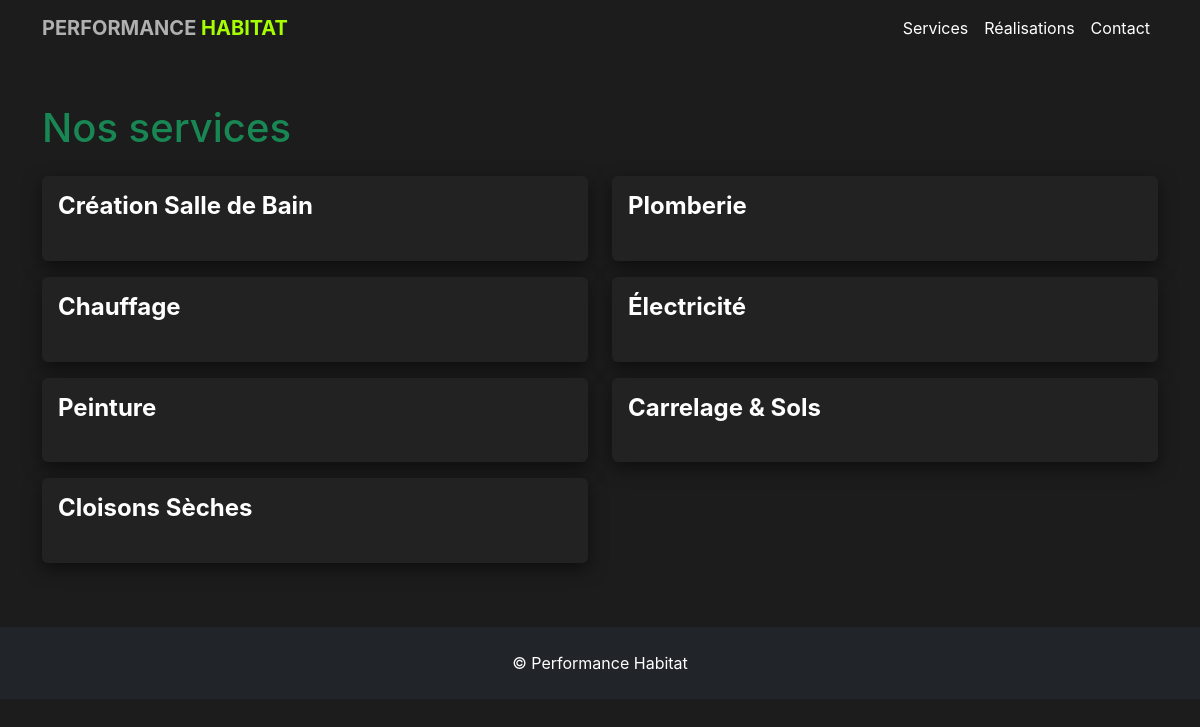
Page /services/ on the committed database.
### main/models.py (models this page shows, shortened)
class Service(models.Model):
    titre = models.CharField(max_length=200)
    slug = models.SlugField(unique=True)
    image = models.ImageField(upload_to='services/', blank=True, null=True, default='services/default.jpg')

### main/views.py (the view)
# urls.py: path('services/', views.services_list, name='services'),
def services_list(request):
    services = Service.objects.all()
    return render(request, 'services.html', {'services': services})

### main/templates/services.html (shortened to what this page needs)
{% extends 'base.html' %}
{% block content %}
<h1 class="text-success">Nos services</h1>
<div class="row mt-4">
  {% for s in services %}
    <div class="col-md-6 mb-3">
      <div class="card p-3 h-100">
        <h4 class="card-title">{{ s.titre }}</h4>
      </div>
    </div>
  {% empty %}
    <div class="col-12">Aucun service pour l'instant.</div>
  {% endfor %}
</div>
{% endblock %}

### main/static/css/style.css (style rules this page uses)
:root { --neon-green: #A6FF00; --neon-green-2: #99FF00; --light-gray: #B0B0B0; --dark-bg: #1C1C1C; --white: #FFFFFF; }
body { background-color: var(--dark-bg); color: var(--white); font-family: Inter, system-ui, -apple-system, 'Segoe UI', Roboto, 'Helvetica Neue', Arial; }
.card { border: none; box-shadow: 0 6px 18px rgba(0, 0, 0, 0.5); background-color: #222; color: var(--white); transition: transform 0.3s; }
.card-title { font-size: 1.5rem; font-weight: bold; }

### rows in the picture
Service: titre "Création Salle de Bain"
Service: titre "Plomberie"
Service: titre "Chauffage"
Service: titre "Électricité"
Service: titre "Peinture"
Service: titre "Carrelage & Sols"
Service: titre "Cloisons Sèches"
